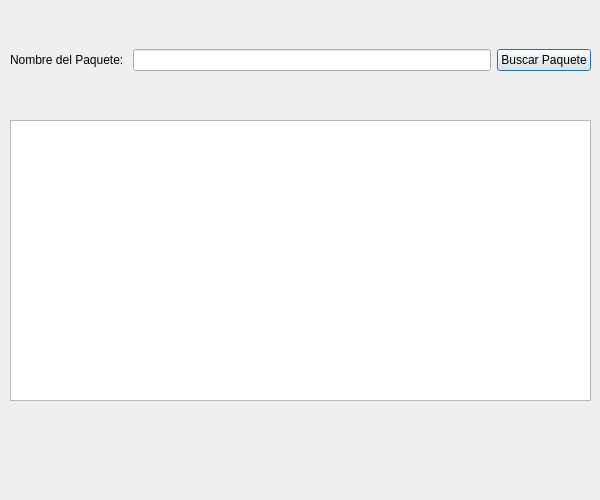
<?xml version="1.0" encoding="UTF-8"?>
<ui version="4.0">
 <class>FindPackage</class>
 <widget class="QDialog" name="FindPackage">
  <property name="geometry">
   <rect>
    <x>0</x>
    <y>0</y>
    <width>600</width>
    <height>500</height>
   </rect>
  </property>
  <property name="maximumSize">
   <size>
    <width>600</width>
    <height>500</height>
   </size>
  </property>
  <property name="windowTitle">
   <string>Buscar Paquete</string>
  </property>
  <widget class="QWidget" name="horizontalLayoutWidget">
   <property name="geometry">
    <rect>
     <x>10</x>
     <y>20</y>
     <width>581</width>
     <height>80</height>
    </rect>
   </property>
   <layout class="QHBoxLayout" name="horizontalLayout">
    <item>
     <widget class="QLabel" name="label">
      <property name="text">
       <string>Nombre del Paquete: </string>
      </property>
     </widget>
    </item>
    <item>
     <widget class="QLineEdit" name="txtPackageName"/>
    </item>
    <item>
     <widget class="QPushButton" name="btnFindPackage">
      <property name="text">
       <string>Buscar Paquete</string>
      </property>
     </widget>
    </item>
   </layout>
  </widget>
  <widget class="QTableView" name="tableView">
   <property name="geometry">
    <rect>
     <x>10</x>
     <y>120</y>
     <width>581</width>
     <height>281</height>
    </rect>
   </property>
  </widget>
 </widget>
 <resources/>
 <connections/>
</ui>
